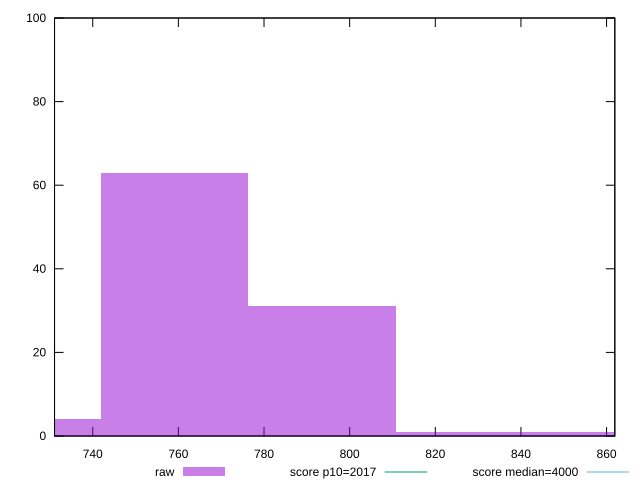

Write gnuplot code to recreate this figure.
reset

$raw <<EOF
724.6155459679634 4
759.121048156914 63
793.6265503458646 31
862.6375547237659 1
828.1320525348153 1
EOF

set key outside below
set boxwidth 34.505502188950636
set xrange [731.0800000000007:861.9240000000001]
set yrange [0:100]
set trange [0:100]
set style fill transparent solid 0.5 noborder

set parametric
set terminal svg size 640, 490 enhanced background rgb 'white'
set output "report_00008_2021-01-22T20:58:29.167/mainthread-work-breakdown/samples/pages+cached+noexternal+nosvg/raw/histogram.svg"

plot $raw title "raw" with boxes, \
     2017,t title "score p10=2017", \
     4000,t title "score median=4000"

reset
